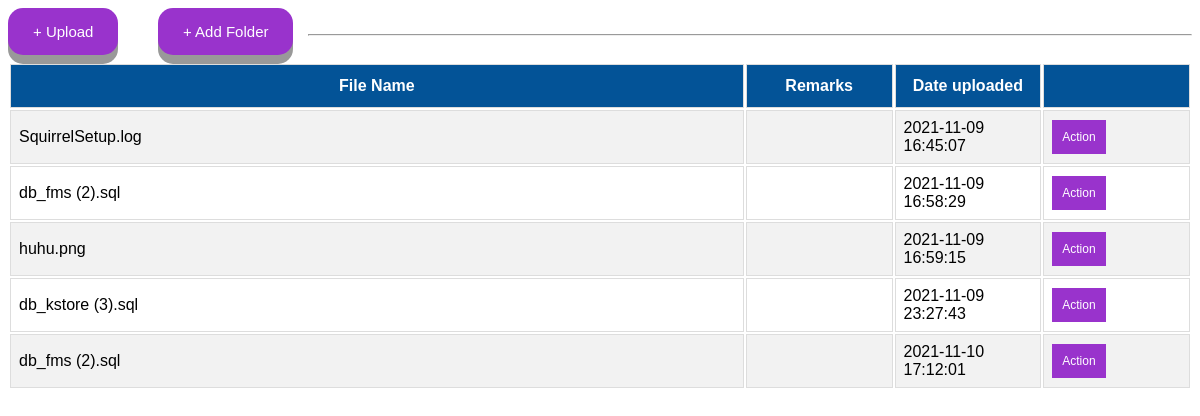
Page /admin/files2.php on the committed database.
### tables this page shows
CREATE TABLE `files` (
  `f_id` int(11) NOT NULL,
  `folder_id` int(255) NOT NULL,
  `user_id` int(255) NOT NULL,
  `filename` varchar(100) NOT NULL,
  `file_type` varchar(20) NOT NULL,
  `date_uploaded` varchar(100) NOT NULL,
  `remarks` varchar(255) NOT NULL,
  `file_path` varchar(255) NOT NULL
);

### admin/files2.php (the view, shortened to what this page needs)
<!DOCTYPE html>
<?php
$conn = mysqli_connect("localhost","root","") or die (mysqli_error($conn));
$sql = "SELECT * FROM files";
$q = mysqli_query($conn,$sql) or die (mysqli_error($conn));
?>
<html>
<head>
	<link rel = "stylesheet" type="text/css" href="../css/create_user.css" />
	<link href='https://unpkg.com/boxicons@2.0.9/css/boxicons.min.css' rel='stylesheet'>
</head>
<body>
	<div class="row">
<div class="col-2">
		<div class="first-modal">
			<button class="modal-button" href="#ModalFile"> + Upload</button>
		</div>
</div>
<div class="col-2">
		<div class="first-modal">
			<button class="modal-button" href="#ModalFolder"> + Add Folder</button>
		</div>
</div>
</div>
	<br>
	<hr>
	<br>
	<div id="tbody">
		<table width="100%">
			<tr>
				<th width="50%">File Name</th>
				<th width="10%">Remarks</th>
				<th width="10%">Date uploaded</th>
				<th width="10%"></th>
			</tr>
			<?php
						while($r = mysqli_fetch_assoc($q))
						{
					?>
			 	<tr>
			 		<td><?php echo $r['filename'];?></td>
					 <td><?php echo $r['remarks'];?></td>
					 <td><?php echo $r['date_uploaded'];?></td>
		<td>
		<div class="dropdown">
						  <button class="dropbtn">Action</button>
						</div>
	</td>
</div>
			 	</tr>
			 		<?php
						}
					?>
</body>
</html>

### css/create_user.css (style rules this page uses)
.first-modal { width: 150px; float: left; }
.first-modal button { display: inline-block; padding: 15px 25px; font-size: 15px; cursor: pointer; text-align: center; text-decoration: none; outline: none; color: #fff; background-color: #9933cc; border: none; border-radius: 15px; box-shadow: 0 9px #999; }
#tbody { font-family: Arial, Helvetica, sans-serif; border-collapse: collapse; width: 100%; }
#tbody td, th { border: 1px solid #ddd; padding: 8px; }
#tbody tr:nth-child(even) { background-color: #f2f2f2; }
#tbody th { padding-top: 12px; padding-bottom: 12px; text-align: left; background-color: #035397; color: white; text-align: center; }
.dropbtn { background-color: #9933cc; color: white; padding: 10px; font-size: 12px; border: none; }
.dropdown { position: relative; display: inline-block; }

### rows in the picture
files: filename "SquirrelSetup.log", date_uploaded "2021-11-09 16:45:07"
files: filename "db_fms (2).sql", date_uploaded "2021-11-09 16:58:29"
files: filename "huhu.png", date_uploaded "2021-11-09 16:59:15"
files: filename "db_kstore (3).sql", date_uploaded "2021-11-09 23:27:43"
files: filename "db_fms (2).sql", date_uploaded "2021-11-10 17:12:01"
